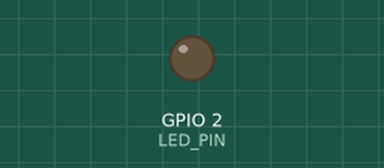
Recording of a sketch running on a simulated ESP32. Parts: output pins drawn as LEDs (lit = HIGH). EEPROM starts erased; nothing arrives over Bluetooth unless stated; what the sketch prints to the serial monitor is not drawn.

Above: at 0.3 s.
Timing chart, 0 to 1.8 s (numbered marks = the images above):
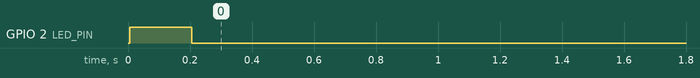

The sketch:

esp32_gateway_probe.ino
```cpp
#include <Arduino.h>
#include <WiFi.h>
#include <Preferences.h>
#include <BLEDevice.h>

const int LED_PIN = 2;

Preferences prefs;

void setup() {
  Serial.begin(115200);
  Serial.println("PROBE: setup start");
  pinMode(LED_PIN, OUTPUT);

  prefs.begin("wifi", false);
  Serial.println("PROBE: prefs.begin done");
  String ssid = prefs.getString("ssid", "");
  String pass = prefs.getString("pass", "");
  Serial.printf("PROBE: prefs ssid='%s' pass_len=%d\n", ssid.c_str(), pass.length());

  WiFi.mode(WIFI_STA);
  Serial.println("PROBE: WiFi mode set");

  BLEDevice::init("ESP32-Probe");
  Serial.println("PROBE: BLE init done");

  digitalWrite(LED_PIN, HIGH);
  delay(200);
  digitalWrite(LED_PIN, LOW);
  Serial.println("PROBE: setup done");
}

void loop() {
  Serial.println("PROBE: alive");
  delay(2000);
}
```
